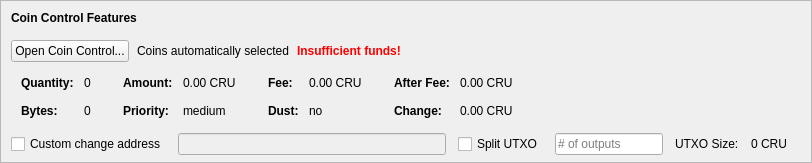
    <widget class="QFrame" name="frameCoinControl">
     <property name="sizePolicy">
      <sizepolicy hsizetype="Expanding" vsizetype="Expanding">
       <horstretch>0</horstretch>
       <verstretch>0</verstretch>
      </sizepolicy>
     </property>
     <property name="maximumSize">
      <size>
       <width>16777215</width>
       <height>16777215</height>
      </size>
     </property>
     <property name="frameShape">
      <enum>QFrame::StyledPanel</enum>
     </property>
     <property name="frameShadow">
      <enum>QFrame::Sunken</enum>
     </property>
     <layout class="QVBoxLayout" name="verticalLayoutCoinControl2">
      <property name="spacing">
       <number>0</number>
      </property>
      <property name="leftMargin">
       <number>0</number>
      </property>
      <property name="topMargin">
       <number>0</number>
      </property>
      <property name="rightMargin">
       <number>0</number>
      </property>
      <property name="bottomMargin">
       <number>6</number>
      </property>
      <item>
       <layout class="QVBoxLayout" name="verticalLayoutCoinControl" stretch="0,0,0,0,1">
        <property name="spacing">
         <number>0</number>
        </property>
        <property name="leftMargin">
         <number>10</number>
        </property>
        <property name="topMargin">
         <number>10</number>
        </property>
        <item>
         <layout class="QHBoxLayout" name="horizontalLayoutCoinControl1">
          <property name="bottomMargin">
           <number>15</number>
          </property>
          <item>
           <widget class="QLabel" name="labelCoinControlFeatures">
            <property name="sizePolicy">
             <sizepolicy hsizetype="Preferred" vsizetype="Maximum">
              <horstretch>0</horstretch>
              <verstretch>0</verstretch>
             </sizepolicy>
            </property>
            <property name="font">
             <font>
              <weight>75</weight>
              <bold>true</bold>
             </font>
            </property>
            <property name="styleSheet">
             <string notr="true">font-weight:bold;</string>
            </property>
            <property name="text">
             <string>Coin Control Features</string>
            </property>
           </widget>
          </item>
         </layout>
        </item>
        <item>
         <layout class="QHBoxLayout" name="horizontalLayoutCoinControl2" stretch="0,0,0,0">
          <property name="spacing">
           <number>8</number>
          </property>
          <property name="bottomMargin">
           <number>10</number>
          </property>
          <item>
           <widget class="QPushButton" name="pushButtonCoinControl">
            <property name="styleSheet">
             <string notr="true"/>
            </property>
            <property name="text">
             <string>Open Coin Control...</string>
            </property>
            <property name="autoDefault">
             <bool>false</bool>
            </property>
           </widget>
          </item>
          <item>
           <widget class="QLabel" name="labelCoinControlAutomaticallySelected">
            <property name="text">
             <string>Coins automatically selected</string>
            </property>
            <property name="margin">
             <number>5</number>
            </property>
           </widget>
          </item>
          <item>
           <widget class="QLabel" name="labelCoinControlInsuffFunds">
            <property name="font">
             <font>
              <weight>75</weight>
              <bold>true</bold>
             </font>
            </property>
            <property name="styleSheet">
             <string notr="true">color:red;font-weight:bold;</string>
            </property>
            <property name="text">
             <string>Insufficient funds!</string>
            </property>
            <property name="margin">
             <number>5</number>
            </property>
           </widget>
          </item>
          <item>
           <spacer name="horizontalSpacerCoinControl">
            <property name="orientation">
             <enum>Qt::Horizontal</enum>
            </property>
            <property name="sizeHint" stdset="0">
             <size>
              <width>40</width>
              <height>1</height>
             </size>
            </property>
           </spacer>
          </item>
         </layout>
        </item>
        <item>
         <widget class="QWidget" name="widgetCoinControl" native="true">
          <property name="sizePolicy">
           <sizepolicy hsizetype="Preferred" vsizetype="Preferred">
            <horstretch>0</horstretch>
            <verstretch>0</verstretch>
           </sizepolicy>
          </property>
          <property name="minimumSize">
           <size>
            <width>0</width>
            <height>0</height>
           </size>
          </property>
          <property name="styleSheet">
           <string notr="true"/>
          </property>
          <layout class="QHBoxLayout" name="horizontalLayoutCoinControl5">
           <property name="leftMargin">
            <number>0</number>
           </property>
           <property name="topMargin">
            <number>0</number>
           </property>
           <property name="rightMargin">
            <number>0</number>
           </property>
           <property name="bottomMargin">
            <number>0</number>
           </property>
           <item>
            <layout class="QHBoxLayout" name="horizontalLayoutCoinControl3" stretch="0,0,0,1">
             <property name="spacing">
              <number>20</number>
             </property>
             <property name="topMargin">
              <number>0</number>
             </property>
             <property name="bottomMargin">
              <number>10</number>
             </property>
             <item>
              <layout class="QFormLayout" name="formLayoutCoinControl1">
               <property name="horizontalSpacing">
                <number>10</number>
               </property>
               <property name="verticalSpacing">
                <number>14</number>
               </property>
               <property name="leftMargin">
                <number>10</number>
               </property>
               <property name="topMargin">
                <number>4</number>
               </property>
               <property name="rightMargin">
                <number>6</number>
               </property>
               <item row="0" column="0">
                <widget class="QLabel" name="labelCoinControlQuantityText">
                 <property name="font">
                  <font>
                   <weight>75</weight>
                   <bold>true</bold>
                  </font>
                 </property>
                 <property name="text">
                  <string>Quantity:</string>
                 </property>
                 <property name="margin">
                  <number>0</number>
                 </property>
                </widget>
               </item>
               <item row="0" column="1">
                <widget class="QLabel" name="labelCoinControlQuantity">
                 <property name="cursor">
                  <cursorShape>IBeamCursor</cursorShape>
                 </property>
                 <property name="contextMenuPolicy">
                  <enum>Qt::ActionsContextMenu</enum>
                 </property>
                 <property name="text">
                  <string notr="true">0</string>
                 </property>
                 <property name="margin">
                  <number>0</number>
                 </property>
                 <property name="textInteractionFlags">
                  <set>Qt::LinksAccessibleByMouse|Qt::TextSelectableByKeyboard|Qt::TextSelectableByMouse</set>
                 </property>
                </widget>
               </item>
               <item row="1" column="0">
                <widget class="QLabel" name="labelCoinControlBytesText">
                 <property name="font">
                  <font>
                   <weight>75</weight>
                   <bold>true</bold>
                  </font>
                 </property>
                 <property name="text">
                  <string>Bytes:</string>
                 </property>
                </widget>
               </item>
               <item row="1" column="1">
                <widget class="QLabel" name="labelCoinControlBytes">
                 <property name="cursor">
                  <cursorShape>IBeamCursor</cursorShape>
                 </property>
                 <property name="contextMenuPolicy">
                  <enum>Qt::ActionsContextMenu</enum>
                 </property>
                 <property name="text">
                  <string notr="true">0</string>
                 </property>
                 <property name="textInteractionFlags">
                  <set>Qt::LinksAccessibleByMouse|Qt::TextSelectableByKeyboard|Qt::TextSelectableByMouse</set>
                 </property>
                </widget>
               </item>
              </layout>
             </item>
             <item>
              <layout class="QFormLayout" name="formLayoutCoinControl2">
               <property name="horizontalSpacing">
                <number>10</number>
               </property>
               <property name="verticalSpacing">
                <number>14</number>
               </property>
               <property name="leftMargin">
                <number>6</number>
               </property>
               <property name="topMargin">
                <number>4</number>
               </property>
               <property name="rightMargin">
                <number>6</number>
               </property>
               <item row="0" column="0">
                <widget class="QLabel" name="labelCoinControlAmountText">
                 <property name="font">
                  <font>
                   <weight>75</weight>
                   <bold>true</bold>
                  </font>
                 </property>
                 <property name="text">
                  <string>Amount:</string>
                 </property>
                 <property name="margin">
                  <number>0</number>
                 </property>
                </widget>
               </item>
               <item row="0" column="1">
                <widget class="QLabel" name="labelCoinControlAmount">
                 <property name="cursor">
                  <cursorShape>IBeamCursor</cursorShape>
                 </property>
                 <property name="contextMenuPolicy">
                  <enum>Qt::ActionsContextMenu</enum>
                 </property>
                 <property name="text">
                  <string notr="true">0.00 CRU</string>
                 </property>
                 <property name="textInteractionFlags">
                  <set>Qt::LinksAccessibleByMouse|Qt::TextSelectableByKeyboard|Qt::TextSelectableByMouse</set>
                 </property>
                </widget>
               </item>
               <item row="1" column="0">
                <widget class="QLabel" name="labelCoinControlPriorityText">
                 <property name="font">
                  <font>
                   <weight>75</weight>
                   <bold>true</bold>
                  </font>
                 </property>
                 <property name="text">
                  <string>Priority:</string>
                 </property>
                </widget>
               </item>
               <item row="1" column="1">
                <widget class="QLabel" name="labelCoinControlPriority">
                 <property name="cursor">
                  <cursorShape>IBeamCursor</cursorShape>
                 </property>
                 <property name="contextMenuPolicy">
                  <enum>Qt::ActionsContextMenu</enum>
                 </property>
                 <property name="text">
                  <string>medium</string>
                 </property>
                 <property name="textInteractionFlags">
                  <set>Qt::LinksAccessibleByMouse|Qt::TextSelectableByKeyboard|Qt::TextSelectableByMouse</set>
                 </property>
                </widget>
               </item>
              </layout>
             </item>
             <item>
              <layout class="QFormLayout" name="formLayoutCoinControl3">
               <property name="horizontalSpacing">
                <number>10</number>
               </property>
               <property name="verticalSpacing">
                <number>14</number>
               </property>
               <property name="leftMargin">
                <number>6</number>
               </property>
               <property name="topMargin">
                <number>4</number>
               </property>
               <property name="rightMargin">
                <number>6</number>
               </property>
               <item row="0" column="0">
                <widget class="QLabel" name="labelCoinControlFeeText">
                 <property name="font">
                  <font>
                   <weight>75</weight>
                   <bold>true</bold>
                  </font>
                 </property>
                 <property name="text">
                  <string>Fee:</string>
                 </property>
                 <property name="margin">
                  <number>0</number>
                 </property>
                </widget>
               </item>
               <item row="0" column="1">
                <widget class="QLabel" name="labelCoinControlFee">
                 <property name="cursor">
                  <cursorShape>IBeamCursor</cursorShape>
                 </property>
                 <property name="contextMenuPolicy">
                  <enum>Qt::ActionsContextMenu</enum>
                 </property>
                 <property name="text">
                  <string notr="true">0.00 CRU</string>
                 </property>
                 <property name="textInteractionFlags">
                  <set>Qt::LinksAccessibleByMouse|Qt::TextSelectableByKeyboard|Qt::TextSelectableByMouse</set>
                 </property>
                </widget>
               </item>
               <item row="1" column="0">
                <widget class="QLabel" name="labelCoinControlLowOutputText">
                 <property name="font">
                  <font>
                   <weight>75</weight>
                   <bold>true</bold>
                  </font>
                 </property>
                 <property name="text">
                  <string>Dust:</string>
                 </property>
                </widget>
               </item>
               <item row="1" column="1">
                <widget class="QLabel" name="labelCoinControlLowOutput">
                 <property name="cursor">
                  <cursorShape>IBeamCursor</cursorShape>
                 </property>
                 <property name="contextMenuPolicy">
                  <enum>Qt::ActionsContextMenu</enum>
                 </property>
                 <property name="text">
                  <string>no</string>
                 </property>
                 <property name="textInteractionFlags">
                  <set>Qt::LinksAccessibleByMouse|Qt::TextSelectableByKeyboard|Qt::TextSelectableByMouse</set>
                 </property>
                </widget>
               </item>
              </layout>
             </item>
             <item>
              <layout class="QFormLayout" name="formLayoutCoinControl4">
               <property name="horizontalSpacing">
                <number>10</number>
               </property>
               <property name="verticalSpacing">
                <number>14</number>
               </property>
               <property name="leftMargin">
                <number>6</number>
               </property>
               <property name="topMargin">
                <number>4</number>
               </property>
               <property name="rightMargin">
                <number>6</number>
               </property>
               <item row="0" column="0">
                <widget class="QLabel" name="labelCoinControlAfterFeeText">
                 <property name="font">
                  <font>
                   <weight>75</weight>
                   <bold>true</bold>
                  </font>
                 </property>
                 <property name="text">
                  <string>After Fee:</string>
                 </property>
                 <property name="margin">
                  <number>0</number>
                 </property>
                </widget>
               </item>
               <item row="0" column="1">
                <widget class="QLabel" name="labelCoinControlAfterFee">
                 <property name="cursor">
                  <cursorShape>IBeamCursor</cursorShape>
                 </property>
                 <property name="contextMenuPolicy">
                  <enum>Qt::ActionsContextMenu</enum>
                 </property>
                 <property name="text">
                  <string notr="true">0.00 CRU</string>
                 </property>
                 <property name="textInteractionFlags">
                  <set>Qt::LinksAccessibleByMouse|Qt::TextSelectableByKeyboard|Qt::TextSelectableByMouse</set>
                 </property>
                </widget>
               </item>
               <item row="1" column="0">
                <widget class="QLabel" name="labelCoinControlChangeText">
                 <property name="font">
                  <font>
                   <weight>75</weight>
                   <bold>true</bold>
                  </font>
                 </property>
                 <property name="text">
                  <string>Change:</string>
                 </property>
                </widget>
               </item>
               <item row="1" column="1">
                <widget class="QLabel" name="labelCoinControlChange">
                 <property name="cursor">
                  <cursorShape>IBeamCursor</cursorShape>
                 </property>
                 <property name="contextMenuPolicy">
                  <enum>Qt::ActionsContextMenu</enum>
                 </property>
                 <property name="text">
                  <string notr="true">0.00 CRU</string>
                 </property>
                 <property name="textInteractionFlags">
                  <set>Qt::LinksAccessibleByMouse|Qt::TextSelectableByKeyboard|Qt::TextSelectableByMouse</set>
                 </property>
                </widget>
               </item>
              </layout>
             </item>
            </layout>
           </item>
          </layout>
         </widget>
        </item>
        <item>
         <layout class="QHBoxLayout" name="horizontalLayoutCoinControl4" stretch="0,0,0,0,0,0,0">
          <property name="spacing">
           <number>12</number>
          </property>
          <property name="sizeConstraint">
           <enum>QLayout::SetDefaultConstraint</enum>
          </property>
          <property name="topMargin">
           <number>5</number>
          </property>
          <property name="rightMargin">
           <number>5</number>
          </property>
          <item>
           <widget class="QCheckBox" name="checkBoxCoinControlChange">
            <property name="toolTip">
             <string>If this is activated, but the change address is empty or invalid, change will be sent to a newly generated address.</string>
            </property>
            <property name="text">
             <string>Custom change address</string>
            </property>
           </widget>
          </item>
          <item>
           <widget class="QValidatedLineEdit" name="lineEditCoinControlChange">
            <property name="enabled">
             <bool>false</bool>
            </property>
            <property name="sizePolicy">
             <sizepolicy hsizetype="Expanding" vsizetype="Fixed">
              <horstretch>0</horstretch>
              <verstretch>0</verstretch>
             </sizepolicy>
            </property>
           </widget>
          </item>
          <item>
           <widget class="QCheckBox" name="splitBlockCheckBox">
            <property name="text">
             <string>Split UTXO</string>
            </property>
           </widget>
          </item>
          <item>
           <widget class="QLineEdit" name="splitBlockLineEdit">
            <property name="sizePolicy">
             <sizepolicy hsizetype="Fixed" vsizetype="Fixed">
              <horstretch>50</horstretch>
              <verstretch>0</verstretch>
             </sizepolicy>
            </property>
            <property name="placeholderText">
             <string># of outputs</string>
            </property>
           </widget>
          </item>
          <item>
           <widget class="QLabel" name="labelBlockSizeText">
            <property name="text">
             <string>UTXO Size:</string>
            </property>
           </widget>
          </item>
          <item>
           <widget class="QLabel" name="labelBlockSize">
            <property name="text">
             <string>0 CRU</string>
            </property>
           </widget>
          </item>
          <item>
           <widget class="QLabel" name="labelCoinControlChangeLabel">
            <property name="sizePolicy">
             <sizepolicy hsizetype="Preferred" vsizetype="Expanding">
              <horstretch>0</horstretch>
              <verstretch>0</verstretch>
             </sizepolicy>
            </property>
            <property name="minimumSize">
             <size>
              <width>0</width>
              <height>0</height>
             </size>
            </property>
            <property name="text">
             <string/>
            </property>
            <property name="margin">
             <number>3</number>
            </property>
           </widget>
          </item>
         </layout>
        </item>
        <item>
         <spacer name="verticalSpacerCoinControl">
          <property name="orientation">
           <enum>Qt::Vertical</enum>
          </property>
          <property name="sizeHint" stdset="0">
           <size>
            <width>800</width>
            <height>1</height>
           </size>
          </property>
         </spacer>
        </item>
       </layout>
      </item>
     </layout>
    </widget>
